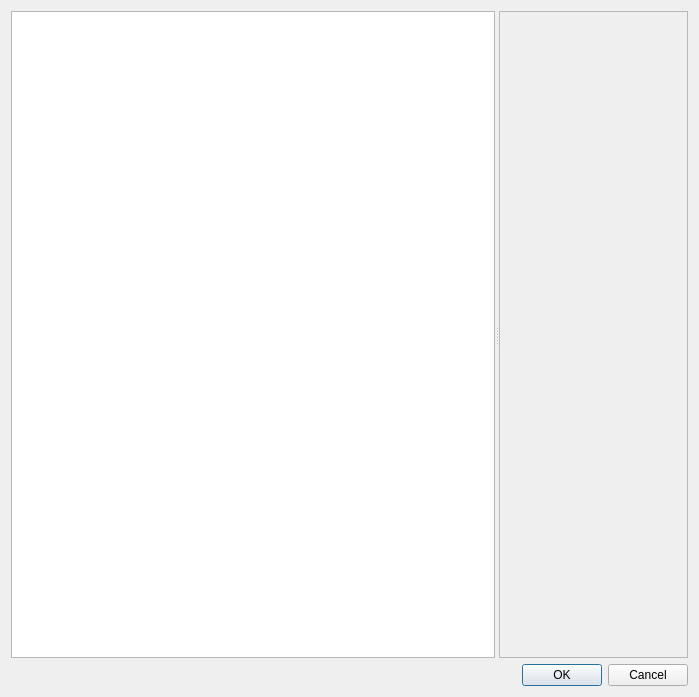
<?xml version="1.0" encoding="UTF-8"?>
<ui version="4.0">
 <class>DWidgetConfig</class>
 <widget class="QDialog" name="DWidgetConfig">
  <property name="geometry">
   <rect>
    <x>0</x>
    <y>0</y>
    <width>699</width>
    <height>697</height>
   </rect>
  </property>
  <property name="windowTitle">
   <string>Dialog</string>
  </property>
  <layout class="QVBoxLayout" name="verticalLayout">
   <item>
    <widget class="QSplitter" name="splitter">
     <property name="orientation">
      <enum>Qt::Horizontal</enum>
     </property>
     <widget class="QTableWidget" name="tableWidget">
      <property name="rowCount">
       <number>0</number>
      </property>
      <property name="columnCount">
       <number>0</number>
      </property>
     </widget>
     <widget class="QFrame" name="frame">
      <property name="frameShape">
       <enum>QFrame::StyledPanel</enum>
      </property>
      <property name="frameShadow">
       <enum>QFrame::Raised</enum>
      </property>
     </widget>
    </widget>
   </item>
   <item>
    <widget class="QDialogButtonBox" name="buttonBox">
     <property name="orientation">
      <enum>Qt::Horizontal</enum>
     </property>
     <property name="standardButtons">
      <set>QDialogButtonBox::Cancel|QDialogButtonBox::Ok</set>
     </property>
    </widget>
   </item>
  </layout>
 </widget>
 <resources/>
 <connections>
  <connection>
   <sender>buttonBox</sender>
   <signal>accepted()</signal>
   <receiver>DWidgetConfig</receiver>
   <slot>accept()</slot>
   <hints>
    <hint type="sourcelabel">
     <x>248</x>
     <y>254</y>
    </hint>
    <hint type="destinationlabel">
     <x>157</x>
     <y>274</y>
    </hint>
   </hints>
  </connection>
  <connection>
   <sender>buttonBox</sender>
   <signal>rejected()</signal>
   <receiver>DWidgetConfig</receiver>
   <slot>reject()</slot>
   <hints>
    <hint type="sourcelabel">
     <x>316</x>
     <y>260</y>
    </hint>
    <hint type="destinationlabel">
     <x>286</x>
     <y>274</y>
    </hint>
   </hints>
  </connection>
 </connections>
</ui>
